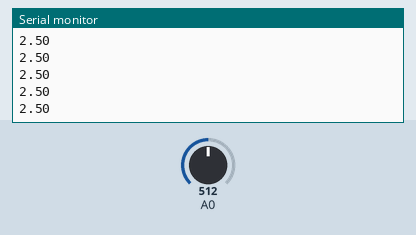
A sketch run on a simulated Arduino Uno, built with avr-gcc and run on an emulated ATmega328P. Parts: the last lines printed to the serial monitor. The test bench sets the inputs (shaded band); at power-on: A0 = 512.

Above: at 1.2 s.
1.3 s: A0 set to 716
At 2.4 s:
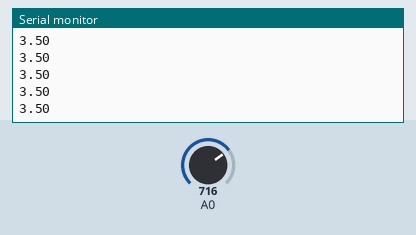
2.8 s: A0 set to 900
At 3.5 s:
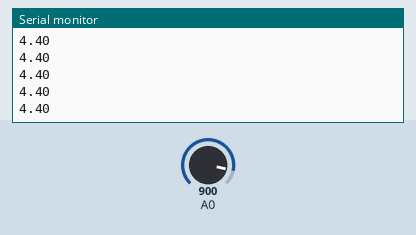
Timing chart, 0 to 5.8 s (numbered marks = the images above; inputs shaded):
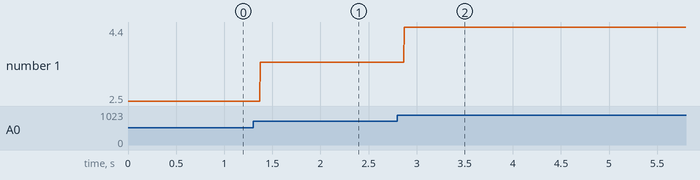

The sketch:

membrane_potentiometer.ino
```cpp
//------------------------------------------------------------------------------
// Programa para pruebas de un Potenciómetro de Membrana
//------------------------------------------------------------------------------

// No requerimos variables o constantes

//------------------------------------------------------------------------------
void setup() {
  Serial.begin(9600);       // Inicialización de la comunicación serial
}

//------------------------------------------------------------------------------
void loop() {
  int sensorValue = analogRead(A0); // Lectura de la entrada analógica en "A0"
  // Conversión de la lectura analógica [0..1023] a un Voltaje [0..5]:
  float voltage = sensorValue * (5.0 / 1023.0); //
  Serial.println(voltage);          // Impresión del valor Voltaje leído
}
//------------------------------------------------------------------------------
```

Measured:
- after the input at 1.3 s, the serial monitor: prints a new line after 0.07 s (image 1)
- after the input at 2.8 s, the serial monitor: prints a new line after 0.07 s (image 2)
- plotted number 1: 2.5 → 3.5 after the input at 1.3 s, 3.5 → 4.4 after the input at 2.8 s
